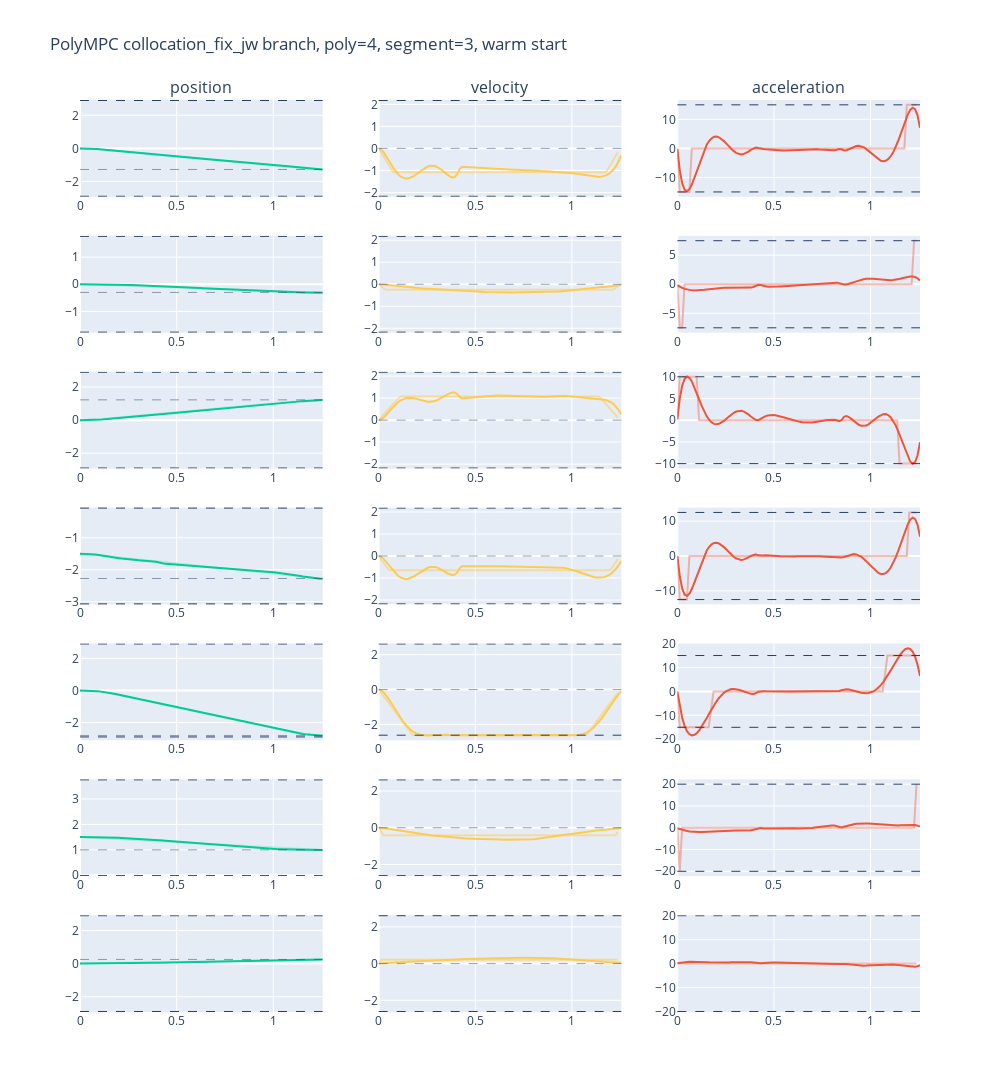

Notebook cell for this chart:
### Code cell
data = np.loadtxt("optimal_solution.txt")

target_state = data[0].T
target_position = target_state[1:8]
target_velocity = target_state[8:15]

data_rk = data[1:101].T
time_rk = data_rk[0]
position_rk = data_rk[1:8]
velocity_rk = data_rk[8:15]
acceleration_rk = data_rk[15:22]

data_mpc = data[101:].T
time_mpc = data_mpc[0]
position_mpc = data_mpc[1:8]
velocity_mpc = data_mpc[8:15]
acceleration_mpc = data_mpc[15:22]

position_limit = np.array([[-2.8973, -1.7628, -2.8973, -3.0718, -2.8973, -0.0175, -2.8973], 
                          [2.8973, 1.7628, 2.8973, -0.0698, 2.8973, 3.7525, 2.8973]])

velocity_limit = np.array([2.1750, 2.1750, 2.1750, 2.1750, 2.6100, 2.6100, 2.6100])

acceleration_limit = np.array([15.0, 7.5, 10.0, 12.5, 15.0, 20.0, 20.0])

colors = px.colors.qualitative.Plotly
fig = make_subplots(rows=7, cols=3, column_titles=["position", "velocity", "acceleration"])

for i in range(7):

     # Plot position trajectory, limit and target
    fig.add_trace(
    go.Scatter(x=time_mpc, y=position_mpc[i, :], line_color=colors[2]),
    row=i+1, col=1 )

    fig.add_trace(
    go.Scatter(x=time_rk, y=position_rk[i, :], opacity=0.2, line_color=colors[2]),
    row=i+1, col=1 )

    fig.add_hline(y=target_position[i],
    row=i+1, col=1, line_dash="dash", line_width=0.5)

    fig.add_hline(y=position_limit[0, i],
    row=i+1, col=1, line_dash="dash", line_width=1)

    fig.add_hline(y=position_limit[1, i],
    row=i+1, col=1, line_dash="dash", line_width=1)

    # Plot velocitiy trajectory, limit and target
    fig.add_trace(
    go.Scatter(x=time_mpc, y=velocity_mpc[i, :], line_color=colors[9]),
    row=i+1, col=2 )

    fig.add_trace(
    go.Scatter(x=time_rk, y=velocity_rk[i, :], opacity=0.5, line_color=colors[9]),
    row=i+1, col=2 )

    fig.add_hline(y=target_velocity[i],
    row=i+1, col=2, line_dash="dash", line_width=0.5)

    fig.add_hline(y=velocity_limit[i],
    row=i+1, col=2, line_dash="dash", line_width=1)

    fig.add_hline(y=-velocity_limit[i],
    row=i+1, col=2, line_dash="dash", line_width=1)

    # Plot acceleration trajectory and limit
    fig.add_trace(
    go.Scatter(x=time_mpc, y=acceleration_mpc[i, :], line_color=colors[1]),
    row=i+1, col=3 )

    fig.add_trace(
    go.Scatter(x=time_rk, y=acceleration_rk[i, :], opacity=0.4, line_color=colors[1]),
    row=i+1, col=3 )

    fig.add_hline(y=acceleration_limit[i],
    row=i+1, col=3, line_dash="dash", line_width=1)

    fig.add_hline(y=-acceleration_limit[i],
    row=i+1, col=3, line_dash="dash", line_width=1)
    
fig.update_layout(height=2000, width=1000, title_text="PolyMPC collocation_fix_jw branch, poly=4, segment=3, warm start")
fig.update(layout_showlegend=False)
fig.show()
